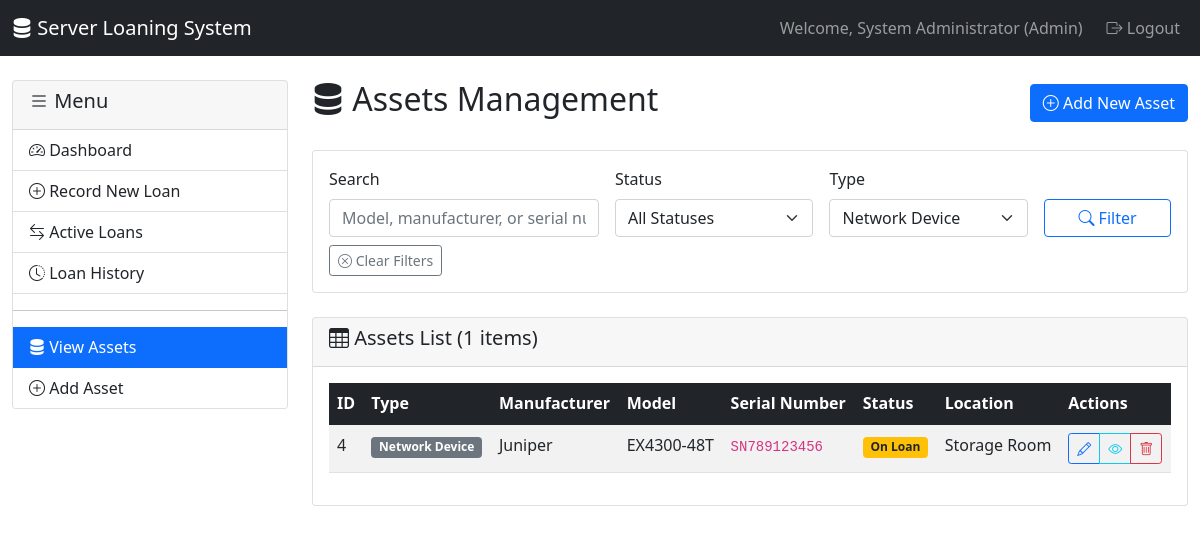
Screenshot of /admin/assets_list.php?type=Network Device (signed in) with the database file from the repository.
### tables this page shows
CREATE TABLE assets (
    asset_id INT AUTO_INCREMENT PRIMARY KEY,
    asset_type ENUM('Server', 'Security Appliance', 'Network Device', 'Other') NOT NULL,
    manufacturer VARCHAR(100),
    model VARCHAR(100) NOT NULL,
    serial_number VARCHAR(100) UNIQUE,
    specifications TEXT,
    status ENUM('Available', 'On Loan', 'Maintenance', 'Retired') DEFAULT 'Available',
    location VARCHAR(200),
    notes TEXT,
    created_at TIMESTAMP DEFAULT CURRENT_TIMESTAMP,
    updated_at TIMESTAMP DEFAULT CURRENT_TIMESTAMP ON UPDATE CURRENT_TIMESTAMP
);

### auth/check_auth.php (called while the page is built, shortened)
<?php
function getCurrentUserName() {
    return isset($_SESSION['full_name']) ? $_SESSION['full_name'] : $_SESSION['username'];
}
?>

### admin/assets_list.php (the view, shortened to what this page needs)
<?php
require_once '../auth/check_auth.php';
require_once '../config/db_config.php';
$search_term = '';
$status_filter = '';
$type_filter = '';
if (isset($_GET['type'])) {
    $type_filter = $_GET['type'];
}
$query = "SELECT * FROM assets WHERE 1=1";
$params = [];
$types = "";
if (!empty($type_filter)) {
    $query .= " AND asset_type = ?";
    $params[] = $type_filter;
    $types .= "s";
}
$query .= " ORDER BY created_at DESC";
if (!empty($params)) {
    $stmt = $conn->prepare($query);
    $stmt->bind_param($types, ...$params);
    $stmt->execute();
    $result = $stmt->get_result();
} else {
    $result = $conn->query($query);
}
?>
<!DOCTYPE html>
<html lang="en">
<head>
    <link href="https://cdn.jsdelivr.net/npm/bootstrap@5.1.3/dist/css/bootstrap.min.css" rel="stylesheet">
    <link href="https://cdn.jsdelivr.net/npm/bootstrap-icons@1.7.2/font/bootstrap-icons.css" rel="stylesheet">
</head>
<body>
    <nav class="navbar navbar-expand-lg navbar-dark bg-dark">
        <div class="container-fluid">
            <a class="navbar-brand" href="dashboard.php">
                <i class="bi bi-server"></i> Server Loaning System
            </a>
            <div class="navbar-nav ms-auto">
                <span class="navbar-text me-3">
                    Welcome, <?php echo getCurrentUserName(); ?> (Admin)
                </span>
                <a class="nav-link" href="../auth/logout.php">
                    <i class="bi bi-box-arrow-right"></i> Logout
                </a>
            </div>
        </div>
    </nav>
    <div class="container-fluid mt-4">
        <div class="row">
            <div class="col-md-3">
                <div class="card">
                    <div class="card-header">
                        <h5><i class="bi bi-list"></i> Menu</h5>
                    </div>
                    <div class="list-group list-group-flush">
                        <a href="dashboard.php" class="list-group-item list-group-item-action">
                            <i class="bi bi-speedometer2"></i> Dashboard
                        </a>
                        <a href="loan_record.php" class="list-group-item list-group-item-action">
                            <i class="bi bi-plus-circle"></i> Record New Loan
                        </a>
                        <a href="loans_active.php" class="list-group-item list-group-item-action">
                            <i class="bi bi-arrow-left-right"></i> Active Loans
                        </a>
                        <a href="loans_history.php" class="list-group-item list-group-item-action">
                            <i class="bi bi-clock-history"></i> Loan History
                        </a>
                        <hr>
                        <a href="assets_list.php" class="list-group-item list-group-item-action active">
                            <i class="bi bi-server"></i> View Assets
                        </a>
                        <a href="asset_add.php" class="list-group-item list-group-item-action">
                            <i class="bi bi-plus-circle"></i> Add Asset
                        </a>
                    </div>
                </div>
            </div>
            <div class="col-md-9">
                <div class="d-flex justify-content-between align-items-center mb-4">
                    <h2><i class="bi bi-server"></i> Assets Management</h2>
                    <a href="asset_add.php" class="btn btn-primary">
                        <i class="bi bi-plus-circle"></i> Add New Asset
                    </a>
                </div>
                <div class="card mb-4">
                    <div class="card-body">
                        <form method="GET" class="row g-3">
                            <div class="col-md-4">
                                <label for="search" class="form-label">Search</label>
                                <input type="text" class="form-control" id="search" name="search"
                                       placeholder="Model, manufacturer, or serial number"
                                       value="<?php echo htmlspecialchars($search_term); ?>">
                            </div>
                            <div class="col-md-3">
                                <label for="status" class="form-label">Status</label>
                                <select class="form-select" id="status" name="status">
                                    <option value="">All Statuses</option>
                                </select>
                            </div>
                            <div class="col-md-3">
                                <label for="type" class="form-label">Type</label>
                                <select class="form-select" id="type" name="type">
                                    <option value="Network Device" <?php echo $type_filter === 'Network Device' ? 'selected' : ''; ?>>Network Device</option>
                                </select>
                            </div>
                            <div class="col-md-2">
                                <label class="form-label">&nbsp;</label>
                                <div class="d-grid">
                                    <button type="submit" class="btn btn-outline-primary">
                                        <i class="bi bi-search"></i> Filter
                                    </button>
                                </div>
                            </div>
                        </form>
                        <?php if (!empty($search_term) || !empty($status_filter) || !empty($type_filter)): ?>
                        <div class="mt-2">
                            <a href="assets_list.php" class="btn btn-sm btn-outline-secondary">
                                <i class="bi bi-x-circle"></i> Clear Filters
                            </a>
                        </div>
                        <?php endif; ?>
                    </div>
                </div>
                <div class="card">
                    <div class="card-header">
                        <h5><i class="bi bi-table"></i> Assets List (<?php echo $result->num_rows; ?> items)</h5>
                    </div>
                    <div class="card-body">
                        <?php if ($result->num_rows > 0): ?>
                        <div class="table-responsive">
                            <table class="table table-striped table-hover">
                                <thead class="table-dark">
                                    <tr>
                                        <th>ID</th>
                                        <th>Type</th>
                                        <th>Manufacturer</th>
                                        <th>Model</th>
                                        <th>Serial Number</th>
                                        <th>Status</th>
                                        <th>Location</th>
                                        <th>Actions</th>
                                    </tr>
                                </thead>
                                <tbody>
                                    <?php while ($asset = $result->fetch_assoc()): ?>
                                    <tr>
                                        <td><?php echo $asset['asset_id']; ?></td>
                                        <td>
                                            <span class="badge bg-secondary">
                                                <?php echo htmlspecialchars($asset['asset_type']); ?>
                                            </span>
                                        </td>
                                        <td><?php echo htmlspecialchars($asset['manufacturer']); ?></td>
                                        <td><?php echo htmlspecialchars($asset['model']); ?></td>
                                        <td>
                                            <code><?php echo htmlspecialchars($asset['serial_number']); ?></code>
                                        </td>
                                        <td>
                                            <?php
                                            $status_class = '';
                                            switch($asset['status']) {
                                                case 'On Loan': $status_class = 'bg-warning text-dark'; break;
                                            }
                                            ?>
                                            <span class="badge <?php echo $status_class; ?>">
                                                <?php echo htmlspecialchars($asset['status']); ?>
                                            </span>
                                        </td>
                                        <td><?php echo htmlspecialchars($asset['location']); ?></td>
                                        <td>
                                            <div class="btn-group btn-group-sm" role="group">
                                                <a href="asset_edit.php?id=<?php echo $asset['asset_id']; ?>"
                                                   class="btn btn-outline-primary" title="Edit">
                                                    <i class="bi bi-pencil"></i>
                                                </a>
                                                <a href="asset_view.php?id=<?php echo $asset['asset_id']; ?>"
                                                   class="btn btn-outline-info" title="View Details">
                                                    <i class="bi bi-eye"></i>
                                                </a>
                                                <button type="button" class="btn btn-outline-danger"
                                                        onclick="confirmDelete(<?php echo $asset['asset_id']; ?>)" title="Delete">
                                                    <i class="bi bi-trash"></i>
                                                </button>
                                            </div>
                                        </td>
                                    </tr>
                                    <?php endwhile; ?>
                                </tbody>
                            </table>
                        </div>
                        <?php endif; ?>
                    </div>
                </div>
            </div>
        </div>
    </div>
</body>
</html>

### rows the page displays
assets: asset_id "4", asset_type "Network Device", manufacturer "Juniper", model "EX4300-48T", serial_number "SN789123456", status "On Loan", location "Storage Room"

### other values shown
getCurrentUserName() "System Administrator"
$result->num_rows "1"
